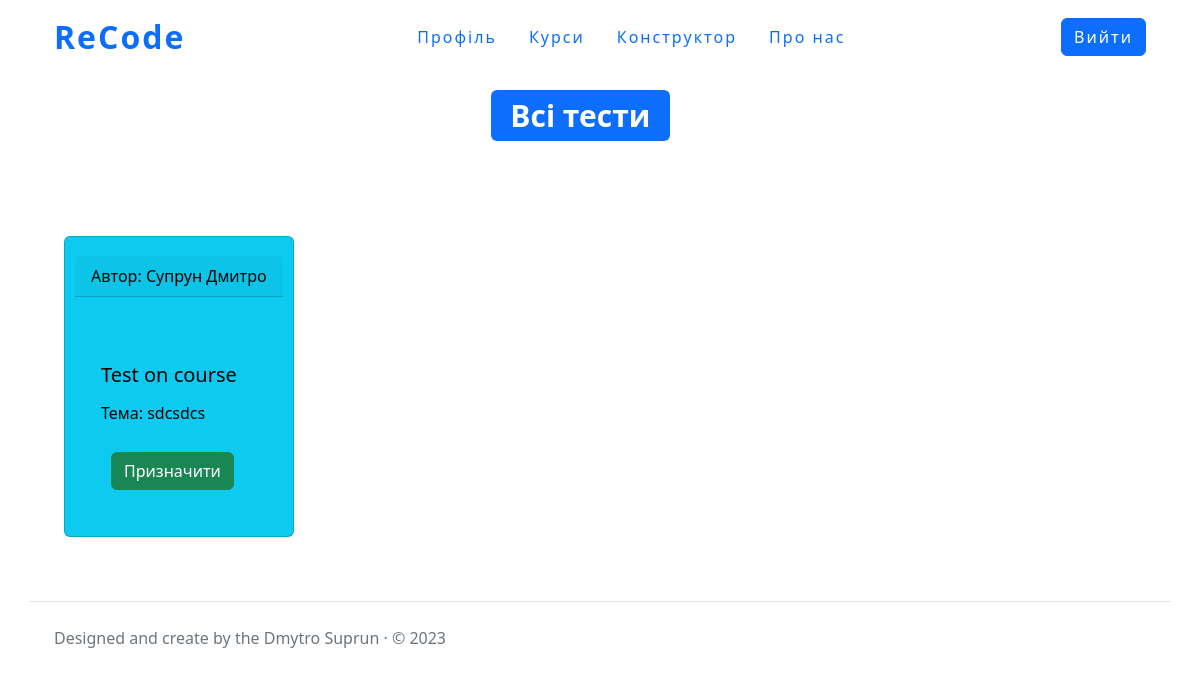
The page /course/course23/assign/ (signed in) on the database its author committed.
### tests/models.py (models this page shows, shortened)
class TestsConfig(models.Model):
    name_test = models.CharField('Назва тесту', max_length=255)
    slug = models.SlugField('URL', max_length=255, unique=True, db_index=True, )
    theme_test = models.CharField('Опис тесту ', max_length=255)
    author_of_test = models.ForeignKey(User,on_delete=models.CASCADE, verbose_name='Автор тесту')
    max_test_result = models.FloatField('Максимальний бал тесту')
    create_func_template = models.BooleanField('Автоматичне створення шаблону функції', default=True)
    autocomplete = models.BooleanField('Дозвіл на автозавершення', default=True)
    pre_end_check = models.BooleanField('Дозвіл на перевірку, перед завершеням тесту', default=True)
    date_creating=models.DateField(auto_now_add=True)
    class Meta:
        ordering=['-pk']

### course/views.py (the view)
# urls.py: path('<slug:course_slug>/assign/', assign_test_on_course, name='assign_test'),
@login_required
def assign_test_on_course(request, course_slug):
    if get_role(request) != 'teacher':
        return HttpResponse(
            '<h1 style="text-align:center;position:relative; top:10%;">Доступ заборонено!</h1>',
            status=403)
    this_course = get_object_or_404(CourseConfig, course_slug=course_slug)
    get_all_teachers_on_this_course = TeacherInCourse.objects.filter(
        course=this_course)
    all_teachers = []
    test_queryset = []
    for teacherInCourse in get_all_teachers_on_this_course:
        try:
            tmp_user = User.objects.get(email=teacherInCourse.e_mail)
        except:
            continue
        all_teachers.append(tmp_user)
    for teacher in all_teachers:
        test_for_this_iteration_teacher = TestsConfig.objects.filter(
            author_of_test=teacher)
        test_queryset.append(test_for_this_iteration_teacher)
    assign_error = False
    if request.GET.get('error'):
        assign_error = True
    context = {
        'type': get_role(request),
        'tests': test_queryset,
        'course': this_course,
        'errors': assign_error,
        'title': 'Призначити тест',
        'test_who_assign_now': request.GET.get('test')
    }
    return render(request, 'course/assign_test.html', context=context)

### staticPages/views.py (called while the page is built)
def get_role(req):
    if req.user.is_anonymous:
        return 'anonymous'
    elif len(TeacherInCourse.objects.filter(e_mail=req.user.email)) == 0:
        if len(StudentInCourse.objects.filter(e_mail=req.user.email)) == 0:
            return 'anonymousStudent'
        return 'student'
    return 'teacher'

### course/templates/course/assign_test.html (shortened to what this page needs)
{% extends "course/course-layout.html" %}
{%load static%}
{%block styles%}<link rel="stylesheet" href="{%static 'course/css/assign.css'%}">{%endblock%}
{%block content%}
    <h1><span class="badge bg-primary logo mt-3">Всі тести</span></h1>
    <div class="flex__container">
        {% for test_items in tests %}
            {% for test in test_items %}
                <div class="card text-bg-info mb-3" style="max-width: 18rem;">
                  <div class="card-header">Автор: {{test.author_of_test.first_name}} {{test.author_of_test.last_name}}</div>
                  <div class="card-body">
                     <h5 class="card-title">{{test.name_test}}</h5>
                     <p class="card-text ">Тема: {{test.theme_test}}</p>
                    <p class="card-text"><a class="btn btn-success" href="{% url 'assign_complete' course.course_slug test.slug %}">Призначити</a>
                    </p>
                  </div>
                </div>
            {%endfor%}
        {%endfor%}
    </div>
{%endblock%}

### course/static/course/css/assign.css (style rules this page uses)
.flex__container { display: flex; flex-wrap:wrap; }
.flex__container * { margin: 8% 10px; }
.logo { position:relative; left:40%; }

### rows shown on the page
TestsConfig: author_of_test.first_name "Супрун", author_of_test.last_name "Дмитро", name_test "Test on course", theme_test "sdcsdcs"
